Frame 1 (no input): blank canvas, image omitted
Frame 60 (the mouse pressed at the canvas centre just before this capture): blank canvas, image omitted
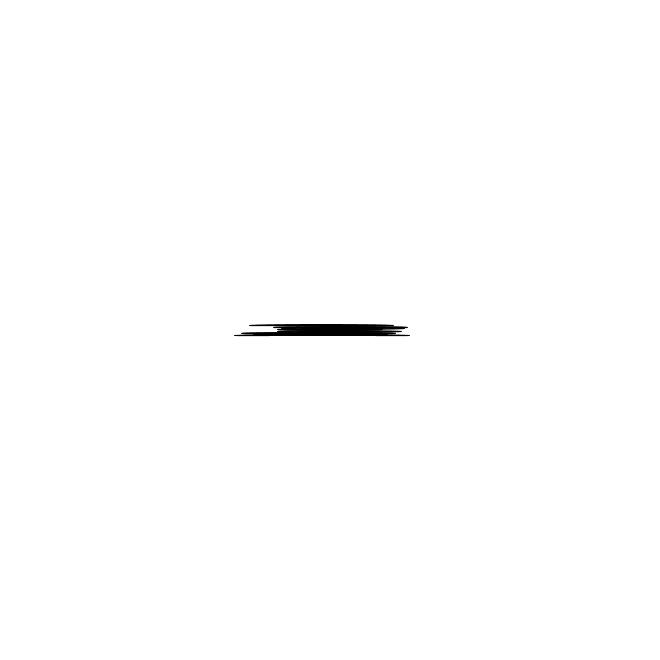
Frame 120 (the mouse held since frame 60 and released just before this capture)

The Processing sketch whose frames 1 and 60 were blank and that drew this single picture after the mouse press (run headless with seeded random() and noise(); from frame 60 on, the mouse is pressed at the canvas centre):

// Processing sketch: brush
// ── brush.pde
void setup() {
  size(660, 660);

  background(255);
}

void draw() {
  float ellipseY = height/2;
  float ellipseX = width/2;
  background(255);

  float fractionLen = map(mouseX, 0, width, 6, 200);
  float fractionWidth = map(mouseY, 0, height, 1, 5);


  fill(0);
  ellipse(ellipseX, ellipseY, fractionLen+fractionWidth/2, fractionWidth/2.5);
  ellipse(ellipseX+fractionLen/10, ellipseY-fractionWidth, fractionLen*1.3, fractionWidth/2);
  ellipse(ellipseX+fractionLen/11, ellipseY+fractionWidth/2, fractionLen*1.2, fractionWidth/2.5);
  ellipse(ellipseX-fractionLen/9, ellipseY+fractionWidth, fractionLen*1.5, fractionWidth/1.6);
  ellipse(ellipseX+fractionLen/8, ellipseY-fractionWidth/2, fractionLen*1.2, fractionWidth/2.5);
  ellipse(ellipseX-fractionLen/10, ellipseY+fractionWidth*1.5, fractionLen*1.2, fractionWidth/4);
  ellipse(ellipseX-fractionLen/11, ellipseY+fractionWidth*1.4, fractionLen*1.3, fractionWidth/1.6);
  ellipse(ellipseX-fractionLen/12, ellipseY-fractionWidth*1.6, fractionLen*1.4, fractionWidth/2.5);
  ellipse(ellipseX-fractionLen/13, ellipseY+fractionWidth*1.7, fractionLen*1.7, fractionWidth/4);
}
